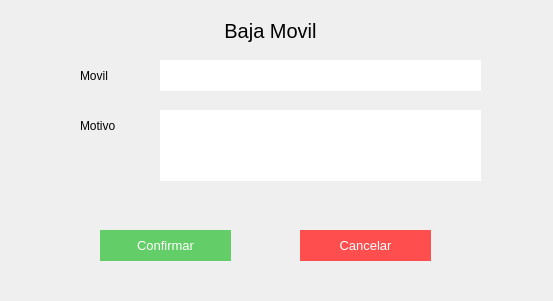
<?xml version="1.0" encoding="UTF-8"?>
<ui version="4.0">
 <class>Form</class>
 <widget class="QWidget" name="Form">
  <property name="geometry">
   <rect>
    <x>0</x>
    <y>0</y>
    <width>553</width>
    <height>301</height>
   </rect>
  </property>
  <property name="windowTitle">
   <string>Form</string>
  </property>
  <widget class="QLabel" name="label_2">
   <property name="geometry">
    <rect>
     <x>100</x>
     <y>10</y>
     <width>341</width>
     <height>41</height>
    </rect>
   </property>
   <property name="styleSheet">
    <string notr="true">font-size:20px;
</string>
   </property>
   <property name="text">
    <string>Baja Movil</string>
   </property>
   <property name="alignment">
    <set>Qt::AlignCenter</set>
   </property>
  </widget>
  <widget class="QLineEdit" name="ca_input_1">
   <property name="geometry">
    <rect>
     <x>160</x>
     <y>60</y>
     <width>321</width>
     <height>31</height>
    </rect>
   </property>
   <property name="styleSheet">
    <string notr="true">border:none;
background-color: rgb(255, 255, 255);
font: 11pt &quot;MS Shell Dlg 2&quot;;</string>
   </property>
   <property name="text">
    <string/>
   </property>
  </widget>
  <widget class="QLabel" name="label">
   <property name="geometry">
    <rect>
     <x>80</x>
     <y>60</y>
     <width>71</width>
     <height>31</height>
    </rect>
   </property>
   <property name="styleSheet">
    <string notr="true">font: 11pt &quot;MS Shell Dlg 2&quot;;
text-align:center;</string>
   </property>
   <property name="text">
    <string>Movil</string>
   </property>
  </widget>
  <widget class="QLabel" name="label_4">
   <property name="geometry">
    <rect>
     <x>80</x>
     <y>110</y>
     <width>51</width>
     <height>31</height>
    </rect>
   </property>
   <property name="styleSheet">
    <string notr="true">font: 11pt &quot;MS Shell Dlg 2&quot;;
text-align:center;</string>
   </property>
   <property name="text">
    <string>Motivo</string>
   </property>
  </widget>
  <widget class="QPushButton" name="ca_btn_confirmar">
   <property name="geometry">
    <rect>
     <x>100</x>
     <y>230</y>
     <width>131</width>
     <height>31</height>
    </rect>
   </property>
   <property name="styleSheet">
    <string notr="true">background-color: rgb(99, 206, 104);
color:white;
font-size:10pt;
border:none;</string>
   </property>
   <property name="text">
    <string>Confirmar</string>
   </property>
  </widget>
  <widget class="QPushButton" name="ca_btn_cancelar">
   <property name="geometry">
    <rect>
     <x>300</x>
     <y>230</y>
     <width>131</width>
     <height>31</height>
    </rect>
   </property>
   <property name="styleSheet">
    <string notr="true">color:white;
font-size:10pt;
border:none;
background-color:#ff4e4e;</string>
   </property>
   <property name="text">
    <string>Cancelar</string>
   </property>
  </widget>
  <widget class="QTextEdit" name="ca_input_2">
   <property name="geometry">
    <rect>
     <x>160</x>
     <y>110</y>
     <width>321</width>
     <height>71</height>
    </rect>
   </property>
   <property name="styleSheet">
    <string notr="true">border:none;
background-color: rgb(255, 255, 255);
font: 11pt &quot;MS Shell Dlg 2&quot;;</string>
   </property>
  </widget>
 </widget>
 <resources/>
 <connections/>
</ui>
